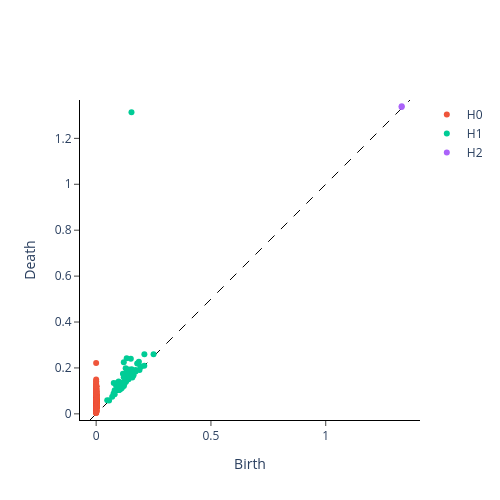

Notebook code cell kept with this figure:
### Code cell
from gtda.plotting import plot_diagram

plot_diagram(diagrams_basic[0])
